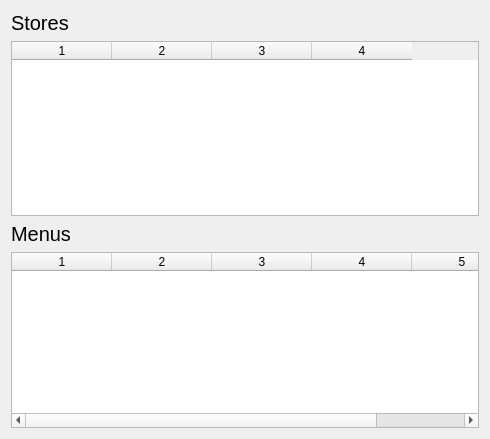
<?xml version="1.0" encoding="UTF-8"?>
<ui version="4.0">
 <class>ViewDialog</class>
 <widget class="QDialog" name="ViewDialog">
  <property name="geometry">
   <rect>
    <x>0</x>
    <y>0</y>
    <width>490</width>
    <height>439</height>
   </rect>
  </property>
  <property name="windowTitle">
   <string>Dialog</string>
  </property>
  <layout class="QGridLayout" name="gridLayout">
   <item row="0" column="0">
    <widget class="QLabel" name="label">
     <property name="font">
      <font>
       <pointsize>15</pointsize>
      </font>
     </property>
     <property name="text">
      <string>Stores</string>
     </property>
    </widget>
   </item>
   <item row="1" column="0">
    <widget class="QTableWidget" name="tableStores">
     <property name="columnCount">
      <number>4</number>
     </property>
     <attribute name="horizontalHeaderVisible">
      <bool>true</bool>
     </attribute>
     <attribute name="horizontalHeaderCascadingSectionResizes">
      <bool>false</bool>
     </attribute>
     <attribute name="horizontalHeaderHighlightSections">
      <bool>true</bool>
     </attribute>
     <attribute name="horizontalHeaderShowSortIndicator" stdset="0">
      <bool>false</bool>
     </attribute>
     <attribute name="verticalHeaderVisible">
      <bool>true</bool>
     </attribute>
     <column/>
     <column/>
     <column/>
     <column/>
    </widget>
   </item>
   <item row="2" column="0">
    <widget class="QLabel" name="label_2">
     <property name="font">
      <font>
       <pointsize>15</pointsize>
      </font>
     </property>
     <property name="text">
      <string>Menus</string>
     </property>
    </widget>
   </item>
   <item row="3" column="0">
    <widget class="QTableWidget" name="tableMenus">
     <property name="columnCount">
      <number>5</number>
     </property>
     <column/>
     <column/>
     <column/>
     <column/>
     <column/>
    </widget>
   </item>
  </layout>
 </widget>
 <resources/>
 <connections/>
</ui>
